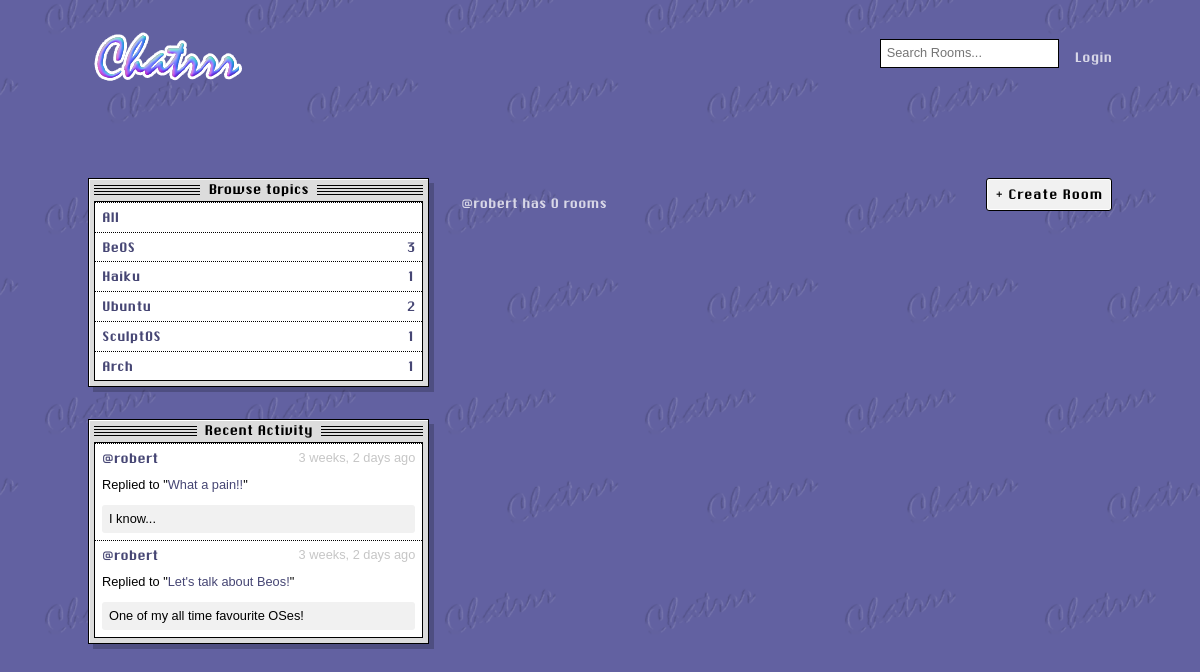
Page /profile/5/ on the earlier database version.
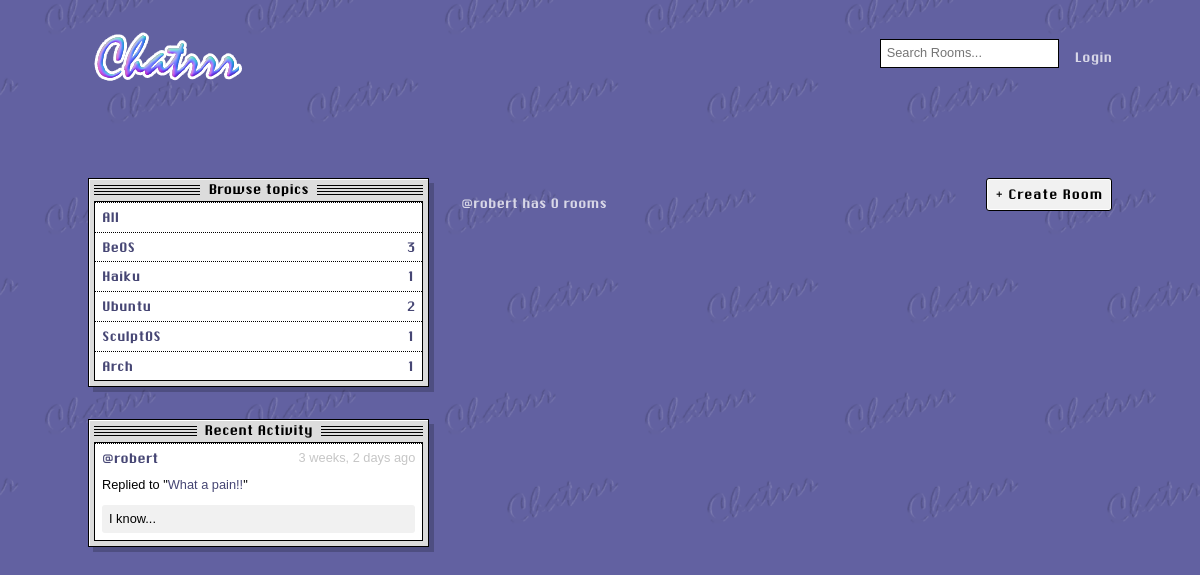
Same page on the later database version.
### base/models.py (models this page shows, shortened)
class Topic(models.Model):
    name = models.CharField(max_length=200)

class  Message(models.Model):
    user = models.ForeignKey(User, on_delete=models.CASCADE) # if user is deleted, delete message
    room = models.ForeignKey(Room, on_delete=models.CASCADE) # if room is deleted, delete message
    body = models.TextField()
    updated = models.DateTimeField(auto_now=True)
    created = models.DateTimeField(auto_now_add=True)
    class Meta:
        ordering = ['-updated', '-created'] # order by most recent
    def __str__(self):
        return self.body[0:50] # only show first 50 characters of message

class Room(models.Model):
    host = models.ForeignKey(User, on_delete=models.SET_NULL, null=True) # if user is deleted, set room to null
    topic =  models.ForeignKey(Topic, on_delete=models.SET_NULL, null=True) # if topic is deleted, set room to null
    name = models.CharField(max_length=200)
    description = models.TextField(null=True, blank=True)
    participants =  models.ManyToManyField(User, related_name='participants', blank=True) # we already have User reference in host, so we need to specify related_name
    updated = models.DateTimeField(auto_now=True) # every time theres a change
    created = models.DateTimeField(auto_now_add=True) # only initial creation
    class Meta:
        ordering = ['-updated', '-created'] # order by most recent
    def __str__(self):
        return str(self.name)

### base/views.py (the view)
# urls.py: path('profile/<str:pk>/', views.userProfile, name="user-profile"),
def userProfile(request, pk):
    user = User.objects.get(id=pk)
    rooms = user.room_set.all()
    room_messages = user.message_set.all()
    room_count = rooms.count()
    topics = Topic.objects.all()
    context = {'user': user, 'rooms': rooms, 'room_messages': room_messages, 'topics': topics, 'room_count': room_count}
    return render(request, 'base/profile.html', context)

### base/templates/base/profile.html (shortened to what this page needs)
{% extends 'main.html' %}
{% block content %}
<div class="column column-one">
    {% include 'base/topics_component.html' %}
    {% include 'base/activity_component.html' %}
</div>
<div class="column column-two">
    <div class="room__options">
        <p>@{{ user.username }} has {{ room_count }} rooms</p>
        <a href="{% url 'create-room' %}" class="button">+ Create Room</a>
    </div>
</div>
{% endblock content %}

### templates/main.html (shortened to what this page needs)
<!DOCTYPE html>
{% load static %}
<html lang="en">
<head>
    <link rel="stylesheet" type="text/css" href="{% static 'styles/main.css' %}">
</head>
<body>
        {% include 'navbar.html' %}
        <main id="main">
        {% block content %}
        {% endblock %}
    </main>
</body>
</html>

### templates/navbar.html
{% load static %}
<header id="header">
    <nav>
        <a href="{% url 'home' %}" class="icon-logo">
            <img src="{% static 'images/logo.png' %}" alt="Chatrrr">
        </a>
        <ul>
            <li class="nav-search">
                <form method="GET" action="{% url 'home' %}">
                    <input type="text" name="q" placeholder="Search Rooms...">
                </form>
            </li>
            <li class="nav-authentication">
                {% if request.user.is_authenticated%}
                <span class="nav-hello">Hello {{request.user}}</span>
                <a href="{% url 'update-user' %}">Settings</a><a href="{% url 'logout' %}">Log out</a>
                {% else %}
                <a href="{% url 'login' %}">Login</a>
                {% endif %}
            </li>
        </ul>
    </nav>
</header>

### base/templates/base/topics_component.html
<section id="topics">
    <div class="window">
        <div class="window__title">Browse topics</div>
        <div class="window__content">
            <ul class="topics">
                <li><a href="{% url 'home' %}">All</a></li>
                {% for topic in topics %}
                {%if topic.room_set.all.count > 0 %}
                <li><a href="{% url 'home' %}?q={{topic.name}}"><span class="topic__name">{{ topic.name }}</span><span class="topic__count">{{ topic.room_set.all.count }}</span></a></li>
                {% endif %}
                {% endfor %}
            </ul>
        </div>
    </div>
</section>

### base/templates/base/activity_component.html (shortened to what this page needs)
<section id="activity">
    <div class="window">
        <div class="window__title">Recent Activity</div>
        <div class="window__content">
            {% for message in room_messages %}
            <div class="activity">
                <div class="activity__user_time"><a href="{% url 'user-profile' message.user.id %}">@{{ message.user.username }}</a> <span class="activity__time">{{ message.created |timesince }} ago</span></div>
                <div class="activity__replied">Replied to "<a href="{% url 'room' message.room.id %}">{{ message.room }}</a>"</div>
                <p class="activity__message">{{ message }}</p>
            </div>
            {% endfor %}
        </div>
    </div>
</section>

Differences in the rows shown:
removed Message: user.username "robert", created "3 weeks, 2 days", room "Let's talk about Beos!", body "One of my all time favourite OSes!"
